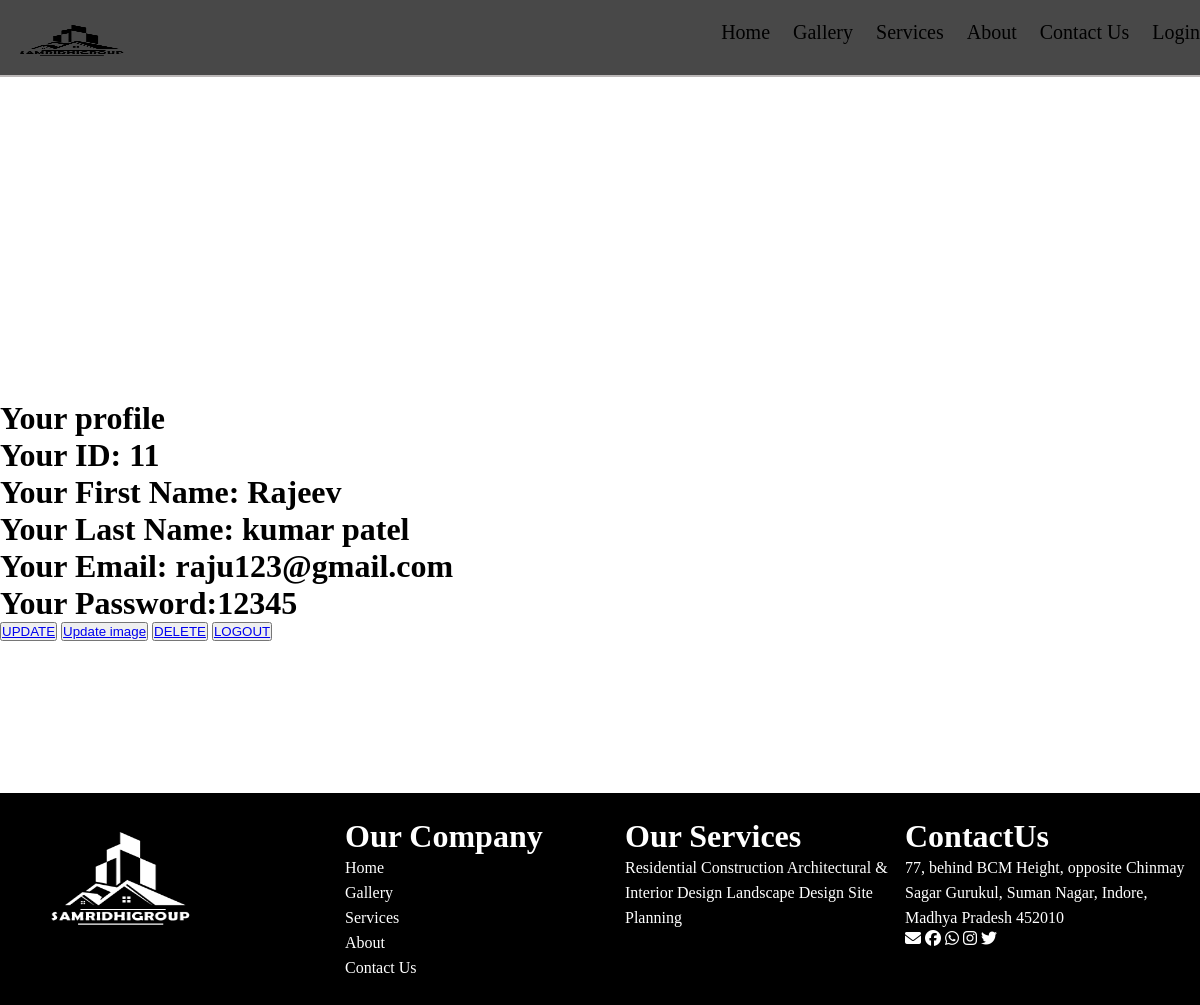
The app's page /user_profile (signed in) with its own data.
### project2/models.py (models this page shows, shortened)
class Student(models.Model):
    fnm = models.CharField(max_length=100)
    lnm = models.CharField(max_length=100)
    email = models.EmailField(max_length=100)
    password = models.CharField(max_length=100)

### project2/views.py (the view)
# urls.py: path("user_profile",views.user_profile,name="user_profile"),
def user_profile(request):
    if 'pro_data' not in request.session:
        return redirect('login')  # Redirect to login if no session exists
    email = request.session["pro_data"]
    try:
        data = Student.objects.get(email=email)
        return render(request, 'profile.html', {'key': data})
    except Student.DoesNotExist:
        messages.error(request, "User not found.")
        return redirect('login')  # Redirect to login if user does not exist

### project2/templates/profile.html (shortened to what this page needs)
{% extends "base.html" %}
{% load static %}
{% block container %}
<div class="profile">
<h1>Your profile</h1>
<h1>Your ID: {{ key.id }}</h1>
<h1>Your First Name: {{ key.fnm }}</h1>
<h1>Your Last Name: {{ key.lnm }}</h1>
<h1>Your Email: {{ key.email }}</h1>
<h1>Your Password:{{ key.password }}</h1>
<button><a href="{% url 'user_update' key.id %}">UPDATE</a></button>
<button><a href="{% url 'update_profile' %}">Update image</a></button>
<button><a href="{% url 'user_delete' key.id %}">DELETE</a></button>
<button><a href="{% url 'user_logout' %}">LOGOUT</a></button>
</div>
{% endblock %}

### project2/static/css/Style.css (style rules this page uses)
* { padding: 0%; margin: 0%; box-sizing: border-box; }
.profile { margin-top: 400px; }

### records on screen
Student: id "11", fnm "Rajeev", lnm "kumar patel", email "raju123@gmail.com", password "12345"
